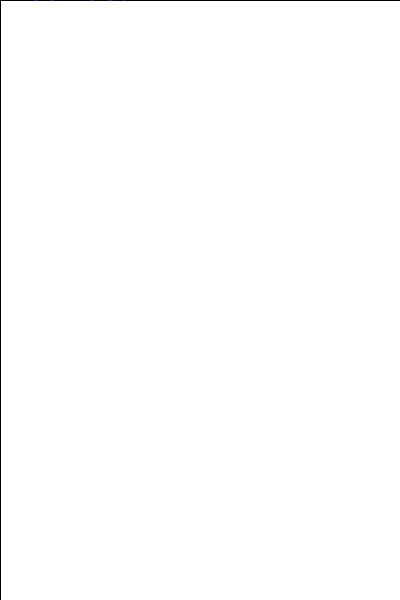
Frame 1 (no input)
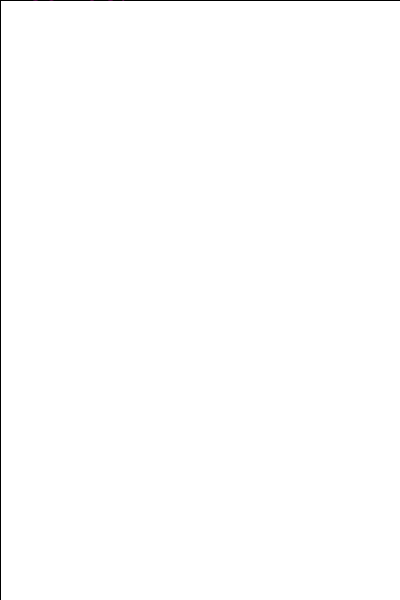
Frame 60 (the mouse pressed at the canvas centre just before this capture)
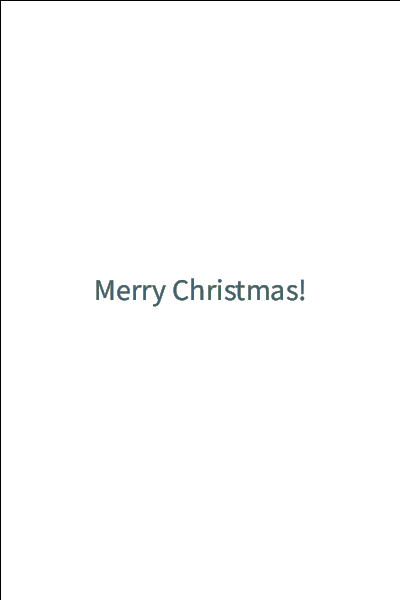
Frame 120 (the mouse held since frame 60 and released just before this capture)

The Processing sketch that drew these frames (run headless with seeded random() and noise(); from frame 60 on, the mouse is pressed at the canvas centre):

// Processing sketch: processing_48452
// ── processing_48452.pde


void setup()
{
  size( 400, 600 );
  background(255, 255, 255);
  smooth();
  textAlign(CENTER);
  frameRate(15); 
  textSize( 36);
}

void draw()
{
  fill( 255, 255, 255,  25 );
  rect( 0, 0,  width, height );
  
  textSize( mouseY/10  );
  fill( random(255), random(255), random(255) );
  text( "Merry Christmas!", mouseX, mouseY  );

}
